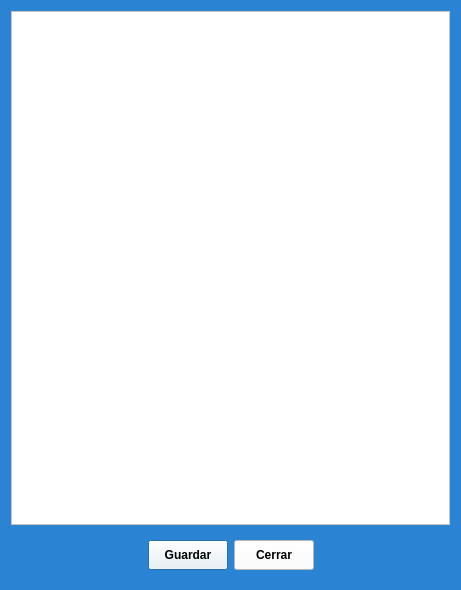
<?xml version="1.0" encoding="UTF-8"?>
<ui version="4.0">
 <class>Factura</class>
 <widget class="QDialog" name="Factura">
  <property name="geometry">
   <rect>
    <x>0</x>
    <y>0</y>
    <width>461</width>
    <height>590</height>
   </rect>
  </property>
  <property name="sizePolicy">
   <sizepolicy hsizetype="Preferred" vsizetype="Preferred">
    <horstretch>0</horstretch>
    <verstretch>0</verstretch>
   </sizepolicy>
  </property>
  <property name="minimumSize">
   <size>
    <width>461</width>
    <height>590</height>
   </size>
  </property>
  <property name="maximumSize">
   <size>
    <width>461</width>
    <height>16777215</height>
   </size>
  </property>
  <property name="windowTitle">
   <string>Resumen de la compra</string>
  </property>
  <property name="styleSheet">
   <string notr="true">background-color: rgb(42, 132, 211);</string>
  </property>
  <layout class="QVBoxLayout" name="verticalLayout">
   <item>
    <widget class="QPlainTextEdit" name="outFactura">
     <property name="styleSheet">
      <string notr="true">background-color: rgb(255, 255, 255);</string>
     </property>
     <property name="readOnly">
      <bool>true</bool>
     </property>
    </widget>
   </item>
   <item>
    <widget class="QWidget" name="widget" native="true">
     <layout class="QHBoxLayout" name="horizontalLayout">
      <item>
       <spacer name="horizontalSpacer">
        <property name="orientation">
         <enum>Qt::Horizontal</enum>
        </property>
        <property name="sizeHint" stdset="0">
         <size>
          <width>40</width>
          <height>20</height>
         </size>
        </property>
       </spacer>
      </item>
      <item>
       <widget class="QPushButton" name="btnSave">
        <property name="sizePolicy">
         <sizepolicy hsizetype="Preferred" vsizetype="Preferred">
          <horstretch>0</horstretch>
          <verstretch>0</verstretch>
         </sizepolicy>
        </property>
        <property name="minimumSize">
         <size>
          <width>80</width>
          <height>30</height>
         </size>
        </property>
        <property name="maximumSize">
         <size>
          <width>20</width>
          <height>16777215</height>
         </size>
        </property>
        <property name="font">
         <font>
          <pointsize>9</pointsize>
          <weight>75</weight>
          <bold>true</bold>
         </font>
        </property>
        <property name="styleSheet">
         <string notr="true">background-color: rgb(255, 255, 255);
color: rgb(0, 0, 0);</string>
        </property>
        <property name="text">
         <string>Guardar</string>
        </property>
       </widget>
      </item>
      <item>
       <widget class="QPushButton" name="btnClose">
        <property name="minimumSize">
         <size>
          <width>80</width>
          <height>30</height>
         </size>
        </property>
        <property name="maximumSize">
         <size>
          <width>58</width>
          <height>16777215</height>
         </size>
        </property>
        <property name="font">
         <font>
          <pointsize>9</pointsize>
          <weight>75</weight>
          <bold>true</bold>
         </font>
        </property>
        <property name="styleSheet">
         <string notr="true">background-color: rgb(255, 255, 255);
color: rgb(0, 0, 0);</string>
        </property>
        <property name="text">
         <string>Cerrar</string>
        </property>
       </widget>
      </item>
      <item>
       <spacer name="horizontalSpacer_2">
        <property name="orientation">
         <enum>Qt::Horizontal</enum>
        </property>
        <property name="sizeHint" stdset="0">
         <size>
          <width>40</width>
          <height>20</height>
         </size>
        </property>
       </spacer>
      </item>
     </layout>
    </widget>
   </item>
  </layout>
 </widget>
 <resources/>
 <connections/>
</ui>
